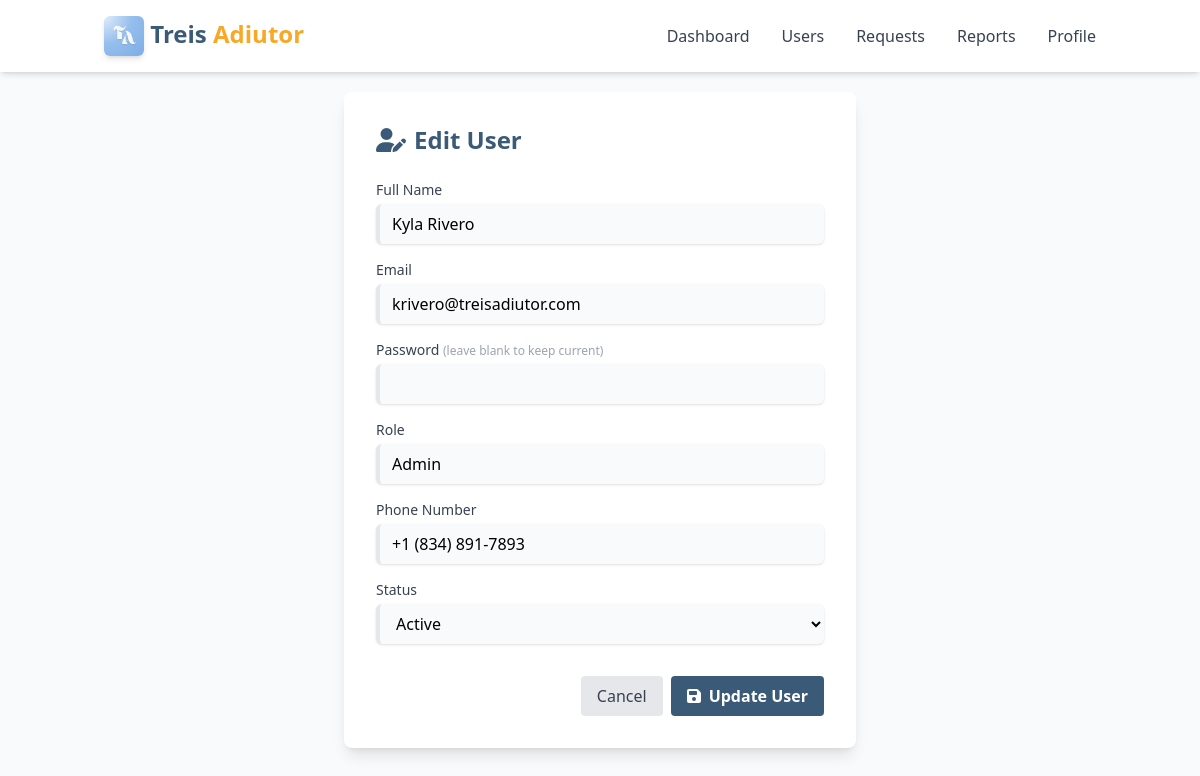
Screenshot of /admin/edit_user.php?userID=1 with the database file from the repository.
### tables this page shows
CREATE TABLE `users` (
  `userID` int(11) NOT NULL,
  `fullName` varchar(100) DEFAULT NULL,
  `email` varchar(100) DEFAULT NULL,
  `password` varchar(255) DEFAULT NULL,
  `role` enum('admin','client','adiutor') NOT NULL,
  `phoneNumber` varchar(20) DEFAULT NULL,
  `profilePic` varchar(255) DEFAULT NULL,
  `status` enum('active','inactive') DEFAULT 'active',
  `dateCreated` timestamp NOT NULL DEFAULT current_timestamp()
);

### admin/edit_user.php (the view, shortened to what this page needs)
<?php
require_once '../includes/db.php';
$editUserID = intval($_GET['userID']);
$stmt = $conn->prepare("SELECT * FROM users WHERE userID = ?");
$stmt->bind_param("i", $editUserID);
$stmt->execute();
$result = $stmt->get_result();
$user = $result->fetch_assoc();
?>
<!DOCTYPE html>
<html>
<head>
    <script src="https://cdn.tailwindcss.com"></script>
</head>
<body class="bg-gray-50 min-h-screen flex flex-col">
    <?php include 'components/navbar.php'; ?>
    <div class="flex flex-col items-center justify-center flex-1">
        <div class="bg-white shadow-lg rounded-lg p-8 w-full max-w-lg mt-10">
            <h2 class="text-2xl font-bold mb-6 text-primary flex items-center gap-2">
                <i class="fa-solid fa-user-pen"></i> Edit User
            </h2>
            <form id="editUserForm" class="space-y-4">
                <div>
                    <label class="block text-sm font-medium text-gray-700 mb-1">Full Name</label>
                    <input type="text" name="fullName" value="<?php echo htmlspecialchars($user['fullName']); ?>" required
                        class="mt-1 block w-full rounded-md border-l-4 bg-gray-50 px-3 py-2 shadow focus:border-primary focus:ring-primary" />
                </div>
                <div>
                    <label class="block text-sm font-medium text-gray-700 mb-1">Email</label>
                    <input type="email" name="email" value="<?php echo htmlspecialchars($user['email']); ?>" required
                        class="mt-1 block w-full rounded-md border-l-4 bg-gray-50 px-3 py-2 shadow focus:border-primary focus:ring-primary" />
                </div>
                <div>
                    <label class="block text-sm font-medium text-gray-700 mb-1">Password <span class="text-xs text-gray-400">(leave blank to keep current)</span></label>
                    <input type="password" name="password"
                        class="mt-1 block w-full rounded-md border-l-4 bg-gray-50 px-3 py-2 shadow focus:border-primary focus:ring-primary" />
                </div>
                <div>
                    <label class="block text-sm font-medium text-gray-700 mb-1">Role</label>
                    <input type="text" name="role" value="<?php echo ucwords(htmlspecialchars($user['role'])); ?>" required
                        class="mt-1 block w-full rounded-md border-l-4 bg-gray-50 px-3 py-2 shadow focus:border-primary focus:ring-primary" />
                </div>
                <div>
                    <label class="block text-sm font-medium text-gray-700 mb-1">Phone Number</label>
                    <input type="text" name="phoneNumber" value="<?php echo htmlspecialchars($user['phoneNumber']); ?>"
                        class="mt-1 block w-full rounded-md border-l-4 bg-gray-50 px-3 py-2 shadow focus:border-primary focus:ring-primary" />
                </div>
                <div>
                    <label class="block text-sm font-medium text-gray-700 mb-1">Status</label>
                    <select name="status"
                        class="mt-1 block w-full rounded-md border-l-4 bg-gray-50 px-3 py-2 shadow focus:border-primary focus:ring-primary">
                        <option value="active" <?php if($user['status']=='active') echo 'selected'; ?>>Active</option>
                    </select>
                </div>
                <div class="flex justify-end gap-2 pt-4">
                    <button type="button" onclick="window.history.back()" class="px-4 py-2 rounded bg-gray-200 text-gray-700 hover:bg-gray-300 transition">Cancel</button>
                    <button type="submit" class="px-4 py-2 rounded bg-primary text-white hover:bg-secondary transition font-semibold flex items-center gap-2">
                        <i class="fa-solid fa-floppy-disk"></i> Update User
                    </button>
                </div>
            </form>
        </div>
    </div>
</body>
</html>

### rows the page displays
users: fullName "Kyla Rivero", email "krivero@treisadiutor.com", role "Admin", phoneNumber "+1 (834) 891-7893", status "Active"
